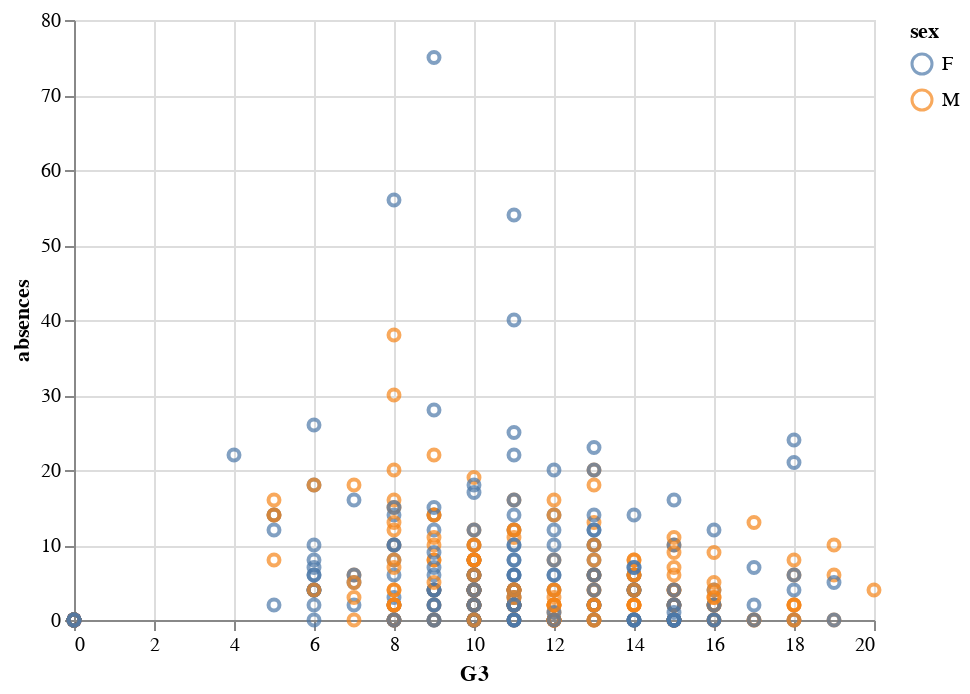

Notebook code cell kept with this figure:
### Code cell
points = alt.Chart(math).mark_point().encode(
    x='G3:Q',
    y='absences:Q',
    color=alt.condition(brush, 'sex:N', alt.value('lightgray'))
).add_selection(
    brush
)

points

### Figure 1 — Vega-Lite specification as saved in the notebook (floating-point values rounded to 4 significant figures; data arrays with more than 128 entries replaced by an {"elided": "..."} marker saying what was removed)
{"config": {"view": {"continuousWidth": 400, "continuousHeight": 300}}, "data": {"name": "data-e915ea558f4356374e17cc933ebec282"}, "mark": "point", "encoding": {"color": {"condition": {"type": "nominal", "field": "sex", "selection": "selector001"}, "value": "lightgray"}, "x": {"type": "quantitative", "field": "G3"}, "y": {"type": "quantitative", "field": "absences"}}, "selection": {"selector001": {"type": "interval"}}, "$schema": "https://vega.github.io/schema/vega-lite/v4.8.1.json", "datasets": {"data-e915ea558f4356374e17cc933ebec282": {"elided": "395 records"}}}
